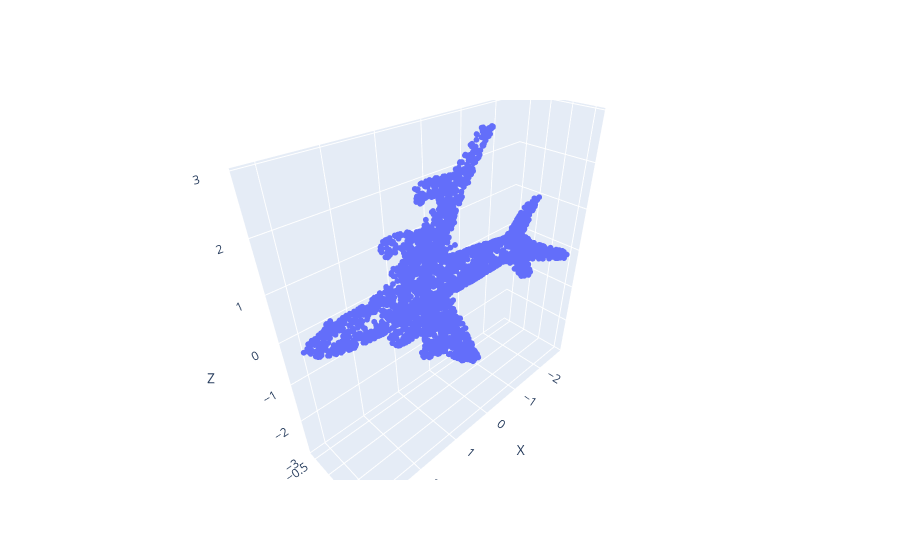

Notebook code cell kept with this figure:
### Code cell
index = 3
# file_name = "lion_ckpt/samples_for_paper_table/table_3/dpm/chair/samples_64799s1H68e88ode1.pt" 
file_name = "/LOCAL2/anguyen/faic/khanhln/DragPointCloud/lion_ckpt/unconditional/all55/samples.pt"
data = torch.load(file_name)
plot_3D(data[index], axis_labels=True)
# data[index].shape

### Figure 1 — Plotly figure (JSON) as saved in the notebook; plotly's stock layout.template omitted (floating-point values rounded to 4 significant figures; data arrays with more than 128 entries replaced by an {"elided": "..."} marker saying what was removed)
{"data": [{"hoverinfo": "text", "hovertext": {"elided": "3000 str values"}, "marker": {"size": 2}, "mode": "markers", "type": "scatter3d", "x": {"elided": "3000 float values"}, "y": {"elided": "3000 float values"}, "z": {"elided": "3000 float values"}}], "layout": {"scene": {"xaxis": {"title": {"text": "X"}}, "yaxis": {"title": {"text": "Y"}}, "zaxis": {"title": {"text": "Z"}}}}}
